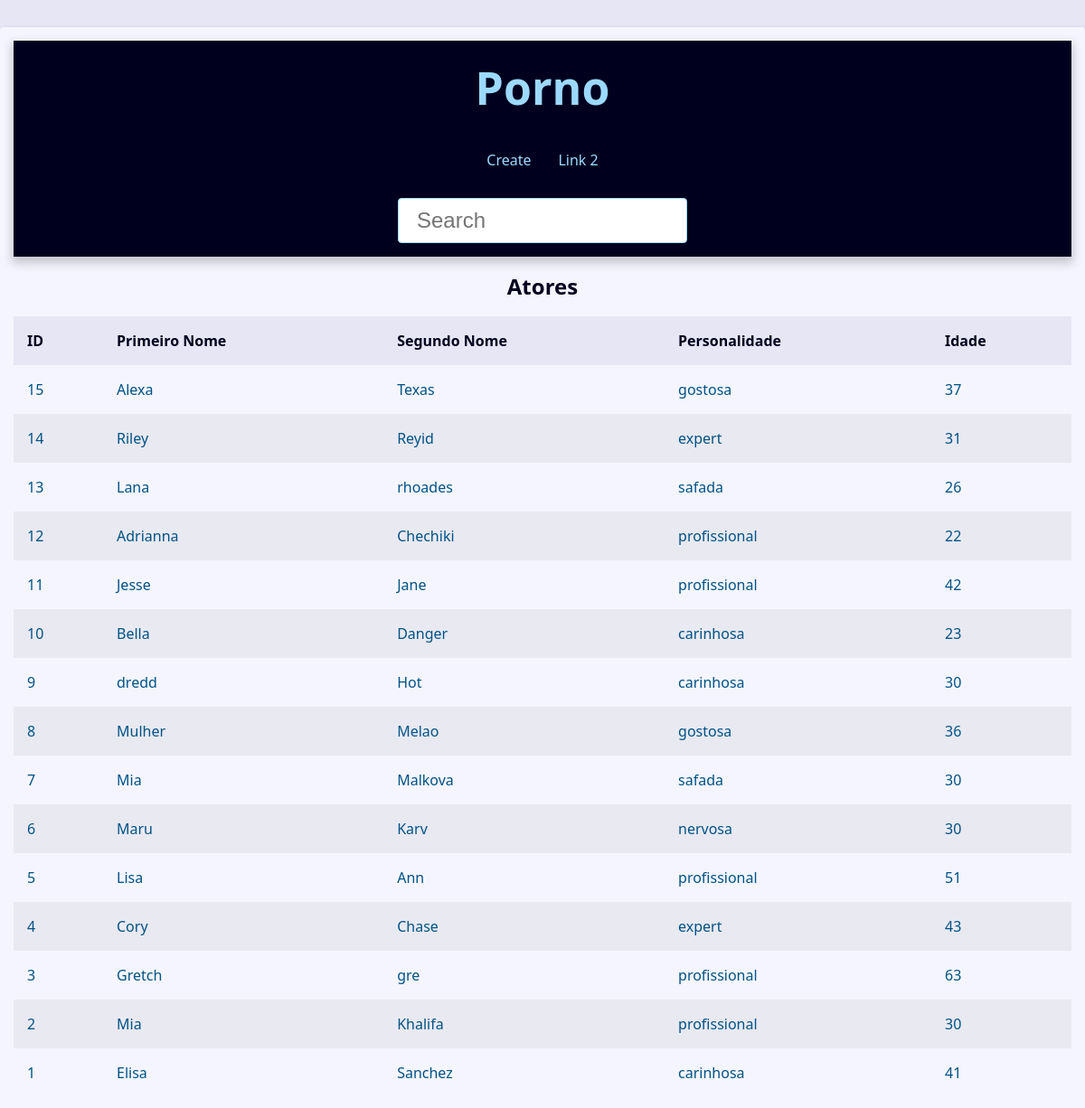
The page / on the database its author committed.
### core/models.py (models this page shows, shortened)
class Atores(models.Model):
    class Meta:
        verbose_name = 'Ator'
        verbose_name_plural = 'Atores'
    primeiro_nome = models.CharField(max_length=50)
    segundo_nome = models.CharField(max_length=50)
    idade = models.CharField(max_length=50)
    personalidade = models.ForeignKey(
        Personalidade,
        on_delete=models.SET_NULL,
        blank=True,
        null=True
    )
    show = models.BooleanField(default=True)
    imagem = models.ImageField(blank=True, upload_to='pictures/%Y/%m/')
    link_videos = models.CharField(max_length=255)

class Personalidade(models.Model):
    class Meta:
        verbose_name = 'Personalidade'
        verbose_name_plural = 'Personalidades'
    nome = models.CharField(max_length=50)
    def __str__(self) -> str:
        return self.nome

### core/views.py (the view)
# urls.py: path('', views.index, name='index'),
def index(request):
    atores = models.Atores.objects \
    .filter(show=True) \
    .order_by('-id')
    context = {
        'atores': atores
    }
    return render(
        request,
        'atores/index.html',
        context
    )

### core/templates/atores/index.html
{% extends 'global/base.html' %}
{% block content %}
    {% if atores %}
        <div class="responsive-table">
            <table class="contacts-table">
                <caption class="table-caption">
                    Atores
                </caption>
                <thead>
                    <tr class="table-row table-row-header">
                        <th class="table-header">ID</th>
                        <th class="table-header">Primeiro Nome</th>
                        <th class="table-header">Segundo Nome</th>
                        <th class="table-header">Personalidade</th>
                        <th class="table-header">Idade</th>
                    </tr>
                </thead>
                <tbody>
                    {% for ator in atores %}
                        <tr class="table-row">
                            <td class="table-cel">
                                <a
                                class="table-link"
                                href="{% url 'detalhes' ator.id %}"
                                >
                                    {{ ator.id }}
                                </a>
                            </td>
                            <td class="table-cel">
                                <a class="table-link" href="#">
                                    {{ ator.primeiro_nome }}
                                </a>
                            </td>
                            <td class="table-cel">
                                <a class="table-link" href="#">
                                    {{ ator.segundo_nome }}
                                </a>
                            </td>
                            <td class="table-cel">
                                <a class="table-link" href="#">
                                    {{ ator.personalidade }}
                                </a>
                            </td>
                            <td class="table-cel">
                                <a class="table-link" href="#">
                                    {{ ator.idade }}
                                </a>
                            </td>
                        </tr>
                    {% endfor %}
                </tbody>
            </table>
        </div>
    {% else %}
    <div class="single-contact">
        <h1 class="single-contact-name">
            Nada foi encontrado!
        </h1>
    </div>
    {% endif %}
{% endblock content %}

### base_templates/global/base.html
{% load static %}
<!DOCTYPE html>
<html lang="pt-br">
<head>
    {% include 'global/partials/_head.html' %}
</head>
<body>
    <main class="content">
        {% include 'global/partials/_header.html' %}
        {% block content %}{% endblock content %}
    </main>
</body>
</html>

### base_templates/global/partials/_head.html (shortened to what this page needs)
{% load static %}
<link rel="stylesheet" href="{% static 'global/css/style.css' %}">

### base_templates/global/partials/_header.html (shortened to what this page needs)
<header class="header">
    <h1 class="header-heading">
        <a href="{% url 'index' %}" class="header-link">
            Porno
        </a>
    </h1>
    <nav class="menu">
        <ul class="menu-list">
                <a href="{% url 'create' %}" class="menu-link">
                    Create
                </a>
                <a href="" class="menu-link">
                    Link 2
                </a>
        </ul>
    </nav>
    <div class="search">
        <form
            action="{% url 'search' %}"
            method="GET"
        >
          <input
            type="search"
            class="search-input"
            placeholder="Search"
            id="search"
            name="q"
            value="{{ search_value }}"
        >
        </form>
</header>

### base_static/global/css/style.css (style rules this page uses)
:root { --spacing: 1.5rem; --link-dark-color: rgb(0, 83, 134); --link-light-color: rgb(156, 217, 255); --clr-white: rgb(245, 245, 255); --clr-black: rgb(0, 0, 30); --clr-light-gray: rgb(230, 230, 245); --clr-dark-shadow-5: rgba(0, 0, 10, 5%); --clr-dark-shadow-10: rgba(0, 0, 10, 10%); --clr-dark-shadow-20: rgba(0, 0, 10, 20%); --clr-light-shadow-5: rgba(200, 200, 255, 5%); --clr-light-shadow-10: rgba(200, 200, 255, 10%); --clr-light-shadow-20: rgba(200, 200, 255, 20%); --main-page-width: 120rem; --table-min-width: 60rem; --biggest-font-size: 5rem; --bigger-font-size: 4rem; --big-font-size: 3.2rem; --medium-font-size: 2.4rem; --small-font-size: 1.6rem; --smaller-font-size: 1.4rem; --smallest-font-size: 1.2rem; --transition-fast: 300ms; --transition-medium: 600ms; --transition-slow: 1s; --default-border-radius: 4px; }
*, *::before, *::after { margin: 0; padding: 0; box-sizing: border-box; }
html { font-size: 62.5%; }
body { font-family: system-ui, -apple-system, BlinkMacSystemFont, 'Segoe UI', Roboto, Oxygen, Ubuntu, Cantarell, 'Open Sans', 'Helvetica Neue', sans-serif; line-height: 1.5; font-size: var(--small-font-size); color: var(--clr-black); -webkit-font-smoothing: antialiased; background: var(--clr-light-gray); }
.header { background: var(--clr-black); padding: var(--spacing); box-shadow: 0 5px 10px 2px var(--clr-dark-shadow-20); z-index: 1; position: relative; }
.header-heading { font-size: var(--biggest-font-size); text-align: center; }
.header-link { color: var(--link-light-color); text-decoration: none; transition: filter var(--transition-fast) ease-in-out; }
.menu { margin: var(--spacing); }
.menu-list { list-style: none; display: flex; justify-content: center; flex-flow: row wrap; }
.menu-link { display: block; padding: var(--spacing); color: var(--link-light-color); text-decoration: none; transition: background-color var(--transition-fast) ease-in-out; border-radius: var(--default-border-radius); }
.content { max-width: var(--main-page-width); margin: calc(var(--spacing) * 2) auto; padding: var(--spacing); background: var(--clr-white); box-shadow: 2px 2px 5px var(--clr-dark-shadow-20); border-radius: var(--default-border-radius); }
.responsive-table { width: 100%; overflow-x: auto; }
.contacts-table { width: 100%; min-width: var(--table-min-width); border-collapse: collapse; }
.table-caption { font-size: var(--medium-font-size); font-weight: bold; padding: var(--spacing); }
.table-row { text-align: left; text-overflow: ellipsis; transition: background-color var(--transition-fast) ease-in-out; }
.table-row:nth-of-type(2n) { background: var(--clr-dark-shadow-5); }
.table-row-header { background: var(--clr-light-gray); color: var(--clr-black); }
.table-cel, .table-header { padding: var(--spacing); }
.table-link { color: var(--link-dark-color); transition: color var(--transition-fast) ease-in-out; text-decoration: none; }
.search { display: flex; justify-content: center; }
.search-input { font-size: var(--medium-font-size); padding: 1rem 2rem; width: 100%; max-width: 32rem; border-radius: var(--default-border-radius); border: 1px solid var(--link-light-color); }

### rows shown on the page
Atores: id "15", primeiro_nome "Alexa", segundo_nome "Texas", personalidade "gostosa", idade "37"
Atores: id "14", primeiro_nome "Riley", segundo_nome "Reyid", personalidade "expert", idade "31"
Atores: id "13", primeiro_nome "Lana", segundo_nome "rhoades", personalidade "safada", idade "26"
Atores: id "12", primeiro_nome "Adrianna", segundo_nome "Chechiki", personalidade "profissional", idade "22"
Atores: id "11", primeiro_nome "Jesse", segundo_nome "Jane", personalidade "profissional", idade "42"
Atores: id "10", primeiro_nome "Bella", segundo_nome "Danger", personalidade "carinhosa", idade "23"
Atores: id "9", primeiro_nome "dredd", segundo_nome "Hot", personalidade "carinhosa", idade "30"
Atores: id "8", primeiro_nome "Mulher", segundo_nome "Melao", personalidade "gostosa", idade "36"
Atores: id "7", primeiro_nome "Mia", segundo_nome "Malkova", personalidade "safada", idade "30"
Atores: id "6", primeiro_nome "Maru", segundo_nome "Karv", personalidade "nervosa", idade "30"
Atores: id "5", primeiro_nome "Lisa", segundo_nome "Ann", personalidade "profissional", idade "51"
Atores: id "4", primeiro_nome "Cory", segundo_nome "Chase", personalidade "expert", idade "43"
Atores: id "3", primeiro_nome "Gretch", segundo_nome "gre", personalidade "profissional", idade "63"
Atores: id "2", primeiro_nome "Mia", segundo_nome "Khalifa", personalidade "profissional", idade "30"
Atores: id "1", primeiro_nome "Elisa", segundo_nome "Sanchez", personalidade "carinhosa", idade "41"
